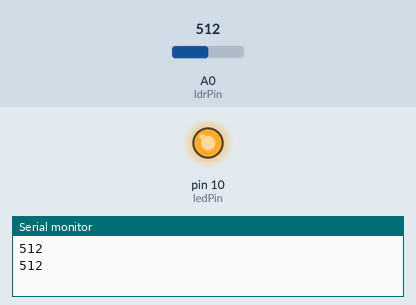
The sketch below on a simulated Arduino Uno, built with avr-gcc and run on an emulated ATmega328P. Shown: output pins drawn as LEDs (lit = HIGH), the last lines printed to the serial monitor. The test bench sets the inputs (shaded band); at power-on: A0 (ldrPin) = 512.

Above: at 1.8 s.
1.9 s: A0 (ldrPin) set to 214
4.2 s: A0 (ldrPin) set to 186
At 7.2 s:
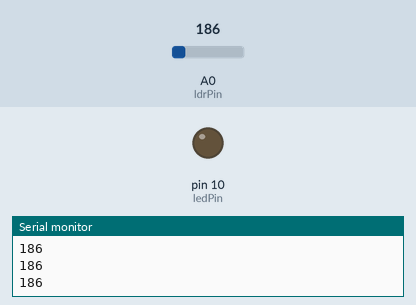
7.5 s: A0 (ldrPin) set to 210
At 9.5 s:
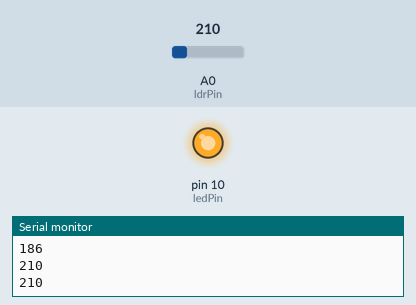
10.5 s: A0 (ldrPin) set to 190
At 13.0 s:
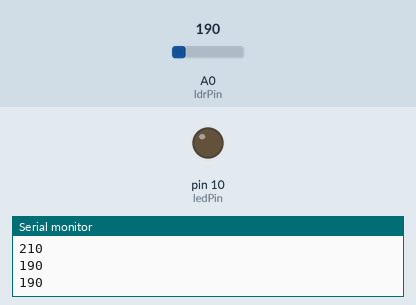
Timing chart, 0 to 14.5 s (numbered marks = the images above; inputs shaded):
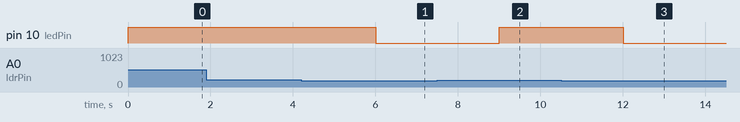

The sketch:

16_LDR.ino
```cpp
/*  Sketch 16: Sensor Luz LDR
 *  Curso Intensivo de Arduino (2020)
 *  Impartido por MakeProjects (www.makeprojects.es)
 *  Sketch que lee la luz ambiental con un sensor LDR
 *----------------------------------------------------
 *  Conexiones:
 *    LDR:
 *        Patilla A          5V
 *        Patilla B          A0 + PULLUP (10K)
 *    LED:
 *        Patilla larga (+)  D10 + RESISTENCIA (0.220K)
 *        Patilla corta (-)  GND
 *--------------------------------------------------
 */

//Declaramos una variable de tipo entero donde almacenaremos el valor del pin donde conectamos el led
int ledPin = 10;
//Declaramos una variable de tipo entero donde almacenaremos el valor del pin donde conectamos el sensor
int ldrPin = 14;  //Pin 14 = Pin A0
//Declaramos una variable de tipo integer y le asignamos el valor umbral que queremos para la deteccion de luz (entre 0 y 1023)
int umbral = 200;

void setup() {
  //Iniciamos la comunicación a través del puerto serie
  Serial.begin(9600);
  //Configuramos el pin de LDR como entrada
  pinMode(ldrPin, INPUT);
  //Configuramos el pin del led como salida
  pinMode(ledPin, OUTPUT);
  //Encendemos el led
  digitalWrite(ledPin, HIGH);
}

void loop() {
  //Obtenemos la lectura del sensor LDR y la almacenamos en una variable de tipo integer
  int lectura_LDR = analogRead(ldrPin);
  //Mostramos por puerto serie el valor obtenido
  Serial.println(lectura_LDR);
  //Detenemos la ejecucion del programa 1 segundo
  delay(1000);

  if(lectura_LDR <= umbral) { //Si el valor leido es menor o igual que el umbral (mas luz)
    //Apagar el led
    digitalWrite(ledPin, LOW);
  }
  else {  //Si el valor leido es mayor que el umbral (menos luz)
    //Encender el led
    digitalWrite(ledPin, HIGH);
  }
}
```

Measured:
- the behaviour switches between 201 and 200 on A0 (ldrPin) (found by bisection; images 0 and 1)
- after the input at 4.2 s, pin 10 (ledPin): HIGH → LOW after 1.8 s
- after the input at 7.5 s, pin 10 (ledPin): LOW → HIGH after 1.5 s
- after the input at 10.5 s, pin 10 (ledPin): HIGH → LOW after 1.5 s
